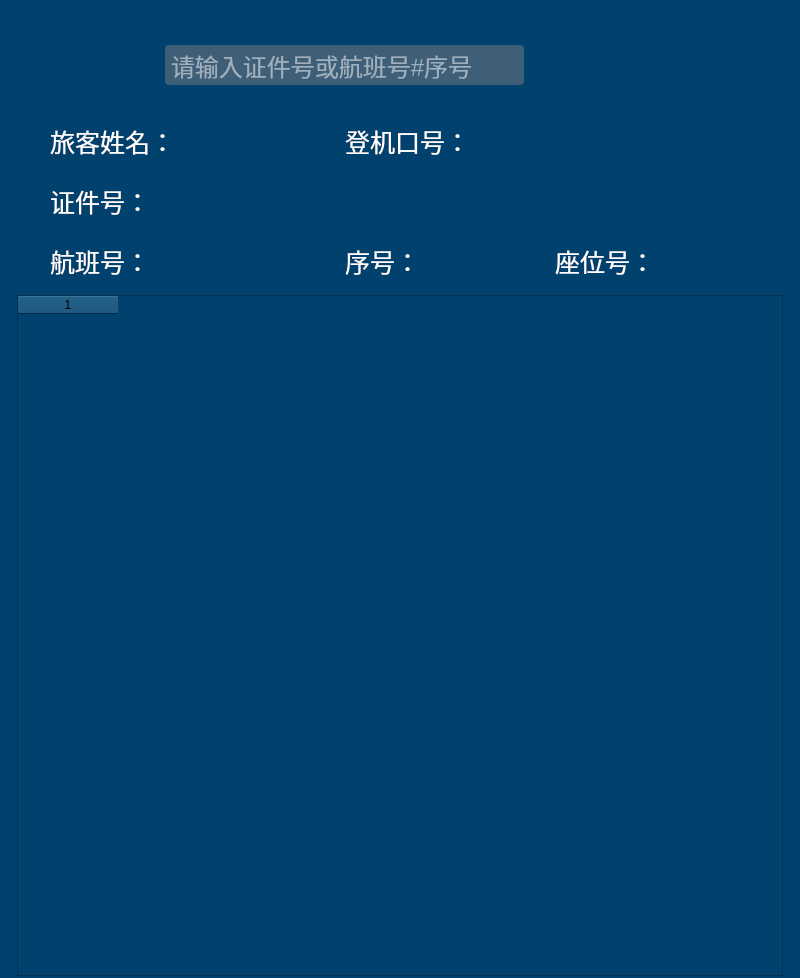
<?xml version="1.0" encoding="UTF-8"?>
<ui version="4.0">
 <class>WorkflowRecording</class>
 <widget class="QWidget" name="WorkflowRecording">
  <property name="geometry">
   <rect>
    <x>0</x>
    <y>0</y>
    <width>800</width>
    <height>978</height>
   </rect>
  </property>
  <property name="font">
   <font>
    <pointsize>15</pointsize>
   </font>
  </property>
  <property name="windowTitle">
   <string>全流程记录</string>
  </property>
  <property name="styleSheet">
   <string notr="true"/>
  </property>
  <widget class="QWidget" name="allWidget" native="true">
   <property name="geometry">
    <rect>
     <x>0</x>
     <y>0</y>
     <width>800</width>
     <height>978</height>
    </rect>
   </property>
   <property name="focusPolicy">
    <enum>Qt::NoFocus</enum>
   </property>
   <property name="styleSheet">
    <string notr="true">background-color: rgb(1, 65, 109);</string>
   </property>
   <widget class="QWidget" name="flowQueryWidget" native="true">
    <property name="geometry">
     <rect>
      <x>15</x>
      <y>15</y>
      <width>770</width>
      <height>978</height>
     </rect>
    </property>
    <property name="focusPolicy">
     <enum>Qt::NoFocus</enum>
    </property>
    <property name="styleSheet">
     <string notr="true">background-image: url(:/4全流程记录/Images/4全流程记录/bg.png);</string>
    </property>
    <widget class="QWidget" name="flowqueryWidget" native="true">
     <property name="geometry">
      <rect>
       <x>0</x>
       <y>0</y>
       <width>770</width>
       <height>92</height>
      </rect>
     </property>
     <property name="focusPolicy">
      <enum>Qt::NoFocus</enum>
     </property>
     <property name="styleSheet">
      <string notr="true">border: 0;
image: 0;
background: 0;</string>
     </property>
     <widget class="QPushButton" name="flowQueryPushButton">
      <property name="geometry">
       <rect>
        <x>588</x>
        <y>30</y>
        <width>122</width>
        <height>40</height>
       </rect>
      </property>
      <property name="focusPolicy">
       <enum>Qt::NoFocus</enum>
      </property>
      <property name="styleSheet">
       <string notr="true">QPushButton{border-image: url(:/6航班回查/Images/6航班回查/查询.png);}
QPushButton:pressed{border-image: url(:/6航班回查/Images/6航班回查/查询-拷贝.png);}

</string>
      </property>
      <property name="text">
       <string/>
      </property>
     </widget>
     <widget class="QWidget" name="flowQueryLineWidget" native="true">
      <property name="geometry">
       <rect>
        <x>150</x>
        <y>30</y>
        <width>359</width>
        <height>40</height>
       </rect>
      </property>
      <property name="focusPolicy">
       <enum>Qt::NoFocus</enum>
      </property>
      <property name="styleSheet">
       <string notr="true">border: 0;
image: 0;
background: rgb(63, 95, 120);
color: rgb(255, 255, 255);
border-radius: 4px;</string>
      </property>
      <widget class="QLineEdit" name="flowQueryLineEdit">
       <property name="geometry">
        <rect>
         <x>4</x>
         <y>1</y>
         <width>351</width>
         <height>38</height>
        </rect>
       </property>
       <property name="font">
        <font>
         <pointsize>18</pointsize>
        </font>
       </property>
       <property name="focusPolicy">
        <enum>Qt::StrongFocus</enum>
       </property>
       <property name="inputMethodHints">
        <set>Qt::ImhPreferUppercase</set>
       </property>
       <property name="text">
        <string/>
       </property>
       <property name="maxLength">
        <number>18</number>
       </property>
       <property name="placeholderText">
        <string>请输入证件号或航班号#序号</string>
       </property>
      </widget>
     </widget>
    </widget>
    <widget class="QWidget" name="userInfoWidget" native="true">
     <property name="geometry">
      <rect>
       <x>0</x>
       <y>107</y>
       <width>770</width>
       <height>158</height>
      </rect>
     </property>
     <property name="focusPolicy">
      <enum>Qt::NoFocus</enum>
     </property>
     <property name="styleSheet">
      <string notr="true">image: 0;
border: 0;
background: 0;</string>
     </property>
     <widget class="QLabel" name="passengerNameLabel_1">
      <property name="geometry">
       <rect>
        <x>35</x>
        <y>0</y>
        <width>120</width>
        <height>38</height>
       </rect>
      </property>
      <property name="font">
       <font>
        <pointsize>19</pointsize>
       </font>
      </property>
      <property name="focusPolicy">
       <enum>Qt::NoFocus</enum>
      </property>
      <property name="styleSheet">
       <string notr="true">color: rgb(255, 255, 255);</string>
      </property>
      <property name="text">
       <string>旅客姓名：</string>
      </property>
     </widget>
     <widget class="QLabel" name="passengerCodeLabel_1">
      <property name="geometry">
       <rect>
        <x>35</x>
        <y>60</y>
        <width>101</width>
        <height>38</height>
       </rect>
      </property>
      <property name="font">
       <font>
        <pointsize>19</pointsize>
       </font>
      </property>
      <property name="focusPolicy">
       <enum>Qt::NoFocus</enum>
      </property>
      <property name="styleSheet">
       <string notr="true">color: rgb(255, 255, 255);</string>
      </property>
      <property name="text">
       <string>证件号：</string>
      </property>
      <property name="alignment">
       <set>Qt::AlignJustify|Qt::AlignVCenter</set>
      </property>
     </widget>
     <widget class="QLabel" name="passengerFlightLabel_1">
      <property name="geometry">
       <rect>
        <x>35</x>
        <y>120</y>
        <width>101</width>
        <height>38</height>
       </rect>
      </property>
      <property name="font">
       <font>
        <pointsize>19</pointsize>
       </font>
      </property>
      <property name="focusPolicy">
       <enum>Qt::NoFocus</enum>
      </property>
      <property name="styleSheet">
       <string notr="true">color: rgb(255, 255, 255);</string>
      </property>
      <property name="text">
       <string>航班号：</string>
      </property>
      <property name="alignment">
       <set>Qt::AlignLeading|Qt::AlignLeft|Qt::AlignVCenter</set>
      </property>
     </widget>
     <widget class="QLabel" name="boardingNumberLabel_1">
      <property name="geometry">
       <rect>
        <x>330</x>
        <y>120</y>
        <width>71</width>
        <height>38</height>
       </rect>
      </property>
      <property name="font">
       <font>
        <pointsize>19</pointsize>
       </font>
      </property>
      <property name="focusPolicy">
       <enum>Qt::NoFocus</enum>
      </property>
      <property name="styleSheet">
       <string notr="true">color: rgb(255, 255, 255);</string>
      </property>
      <property name="text">
       <string>序号：</string>
      </property>
      <property name="alignment">
       <set>Qt::AlignJustify|Qt::AlignVCenter</set>
      </property>
     </widget>
     <widget class="QLabel" name="passengerNameLabel_2">
      <property name="geometry">
       <rect>
        <x>160</x>
        <y>0</y>
        <width>161</width>
        <height>38</height>
       </rect>
      </property>
      <property name="font">
       <font>
        <pointsize>19</pointsize>
        <weight>75</weight>
        <bold>true</bold>
       </font>
      </property>
      <property name="focusPolicy">
       <enum>Qt::NoFocus</enum>
      </property>
      <property name="styleSheet">
       <string notr="true">color: rgb(0, 228, 255);</string>
      </property>
      <property name="text">
       <string/>
      </property>
     </widget>
     <widget class="QLabel" name="passengerCodeLabel_2">
      <property name="geometry">
       <rect>
        <x>140</x>
        <y>60</y>
        <width>350</width>
        <height>38</height>
       </rect>
      </property>
      <property name="font">
       <font>
        <pointsize>19</pointsize>
        <weight>75</weight>
        <bold>true</bold>
       </font>
      </property>
      <property name="focusPolicy">
       <enum>Qt::NoFocus</enum>
      </property>
      <property name="styleSheet">
       <string notr="true">color: rgb(0, 228, 255);</string>
      </property>
      <property name="text">
       <string/>
      </property>
     </widget>
     <widget class="QLabel" name="boardingNumberLabel_2">
      <property name="geometry">
       <rect>
        <x>405</x>
        <y>120</y>
        <width>125</width>
        <height>38</height>
       </rect>
      </property>
      <property name="font">
       <font>
        <pointsize>19</pointsize>
        <weight>75</weight>
        <bold>true</bold>
       </font>
      </property>
      <property name="focusPolicy">
       <enum>Qt::NoFocus</enum>
      </property>
      <property name="styleSheet">
       <string notr="true">color: rgb(0, 228, 255);</string>
      </property>
      <property name="text">
       <string/>
      </property>
     </widget>
     <widget class="QLabel" name="passengerFlightLabel_2">
      <property name="geometry">
       <rect>
        <x>140</x>
        <y>120</y>
        <width>181</width>
        <height>38</height>
       </rect>
      </property>
      <property name="font">
       <font>
        <pointsize>19</pointsize>
        <weight>75</weight>
        <bold>true</bold>
       </font>
      </property>
      <property name="focusPolicy">
       <enum>Qt::NoFocus</enum>
      </property>
      <property name="styleSheet">
       <string notr="true">color: rgb(0, 228, 255);</string>
      </property>
      <property name="text">
       <string/>
      </property>
     </widget>
     <widget class="QLabel" name="seatIdLabel_2">
      <property name="geometry">
       <rect>
        <x>640</x>
        <y>120</y>
        <width>121</width>
        <height>38</height>
       </rect>
      </property>
      <property name="font">
       <font>
        <pointsize>19</pointsize>
        <weight>75</weight>
        <bold>true</bold>
       </font>
      </property>
      <property name="focusPolicy">
       <enum>Qt::NoFocus</enum>
      </property>
      <property name="styleSheet">
       <string notr="true">color: rgb(0, 228, 255);</string>
      </property>
      <property name="text">
       <string/>
      </property>
     </widget>
     <widget class="QLabel" name="seatIdLabel_1">
      <property name="geometry">
       <rect>
        <x>540</x>
        <y>120</y>
        <width>95</width>
        <height>38</height>
       </rect>
      </property>
      <property name="font">
       <font>
        <pointsize>19</pointsize>
       </font>
      </property>
      <property name="focusPolicy">
       <enum>Qt::NoFocus</enum>
      </property>
      <property name="styleSheet">
       <string notr="true">color: rgb(255, 255, 255);</string>
      </property>
      <property name="text">
       <string>座位号：</string>
      </property>
      <property name="alignment">
       <set>Qt::AlignJustify|Qt::AlignVCenter</set>
      </property>
     </widget>
     <widget class="QLabel" name="gateNoLabel_1">
      <property name="geometry">
       <rect>
        <x>330</x>
        <y>0</y>
        <width>121</width>
        <height>38</height>
       </rect>
      </property>
      <property name="font">
       <font>
        <pointsize>19</pointsize>
       </font>
      </property>
      <property name="styleSheet">
       <string notr="true">color: rgb(255, 255, 255);</string>
      </property>
      <property name="text">
       <string>登机口号：</string>
      </property>
     </widget>
     <widget class="QLabel" name="gateNoLabel_2">
      <property name="geometry">
       <rect>
        <x>454</x>
        <y>0</y>
        <width>301</width>
        <height>38</height>
       </rect>
      </property>
      <property name="font">
       <font>
        <pointsize>19</pointsize>
        <weight>75</weight>
        <bold>true</bold>
       </font>
      </property>
      <property name="styleSheet">
       <string notr="true">color: rgb(0, 228, 255);</string>
      </property>
      <property name="text">
       <string/>
      </property>
     </widget>
    </widget>
    <widget class="QTableWidget" name="flowTableWidget">
     <property name="geometry">
      <rect>
       <x>2</x>
       <y>280</y>
       <width>766</width>
       <height>681</height>
      </rect>
     </property>
     <property name="focusPolicy">
      <enum>Qt::NoFocus</enum>
     </property>
     <property name="columnCount">
      <number>1</number>
     </property>
     <column/>
    </widget>
   </widget>
  </widget>
 </widget>
 <resources/>
 <connections/>
</ui>
